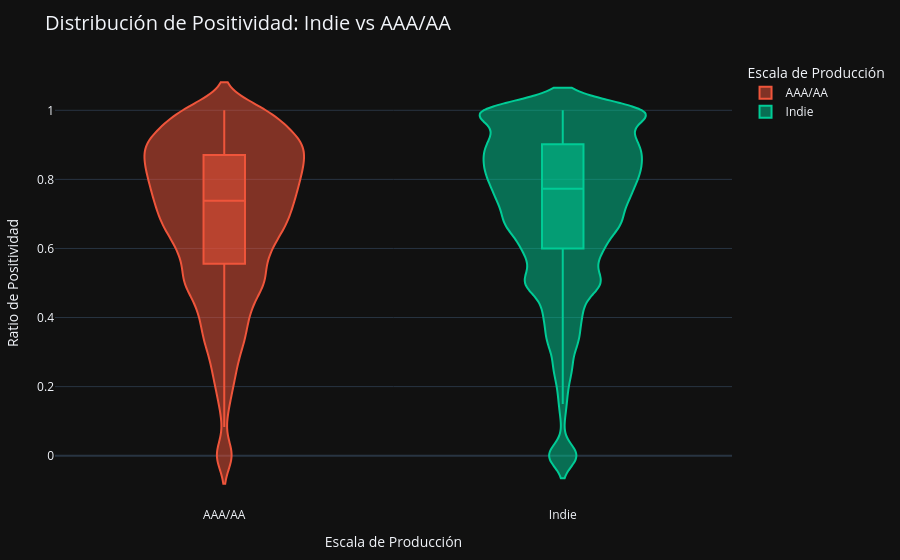

Source (notebook cell):
### Code cell
# Gráfico 1: Violín estático
fig1 = px.violin(df, x='production_scale', y='positivity_ratio', color='production_scale',
                 box=True, points=False, template="plotly_dark",
                 color_discrete_map={'Indie': '#00CC96', 'AAA/AA': '#EF553B'},
                 title="Distribución de Positividad: Indie vs AAA/AA",
                 labels={'production_scale': 'Escala de Producción', 'positivity_ratio': 'Ratio de Positividad'})
fig1.update_layout(title_font_size=20, margin=dict(t=60, b=40, l=40, r=40))

print("""
GRÁFICO 1: Distribución de Positividad (Violín Estático)
- Qué es: Gráfico de densidad probabilística de la métrica de satisfacción.
- Qué se ve: Concentración de calidad percibida por escala de producción corregida.
- Elementos: Eje X (Escala), Eje Y (Positividad).
""")

fig1.show()

### Figure 1 — Plotly figure (JSON) as saved in the notebook; plotly's stock layout.template omitted (floating-point values rounded to 4 significant figures; data arrays with more than 128 entries replaced by an {"elided": "..."} marker saying what was removed)
{"data": [{"alignmentgroup": "True", "box": {"visible": true}, "hovertemplate": "Escala de Producción=%{x}<br>Ratio de Positividad=%{y}<extra></extra>", "legendgroup": "AAA/AA", "marker": {"color": "#EF553B"}, "name": "AAA/AA", "offsetgroup": "AAA/AA", "orientation": "v", "points": false, "scalegroup": "True", "showlegend": true, "type": "violin", "x": {"elided": "7179 str values"}, "x0": " ", "xaxis": "x", "y": {"elided": "7179 float values"}, "y0": " ", "yaxis": "y"}, {"alignmentgroup": "True", "box": {"visible": true}, "hovertemplate": "Escala de Producción=%{x}<br>Ratio de Positividad=%{y}<extra></extra>", "legendgroup": "Indie", "marker": {"color": "#00CC96"}, "name": "Indie", "offsetgroup": "Indie", "orientation": "v", "points": false, "scalegroup": "True", "showlegend": true, "type": "violin", "x": {"elided": "19896 str values"}, "x0": " ", "xaxis": "x", "y": {"elided": "19896 float values"}, "y0": " ", "yaxis": "y"}], "layout": {"legend": {"title": {"text": "Escala de Producción"}, "tracegroupgap": 0}, "margin": {"b": 40, "l": 40, "r": 40, "t": 60}, "title": {"font": {"size": 20}, "text": "Distribución de Positividad: Indie vs AAA/AA"}, "violinmode": "overlay", "xaxis": {"anchor": "y", "categoryarray": ["AAA/AA", "Indie"], "categoryorder": "array", "domain": [0, 1], "title": {"text": "Escala de Producción"}}, "yaxis": {"anchor": "x", "domain": [0, 1], "title": {"text": "Ratio de Positividad"}}}}
